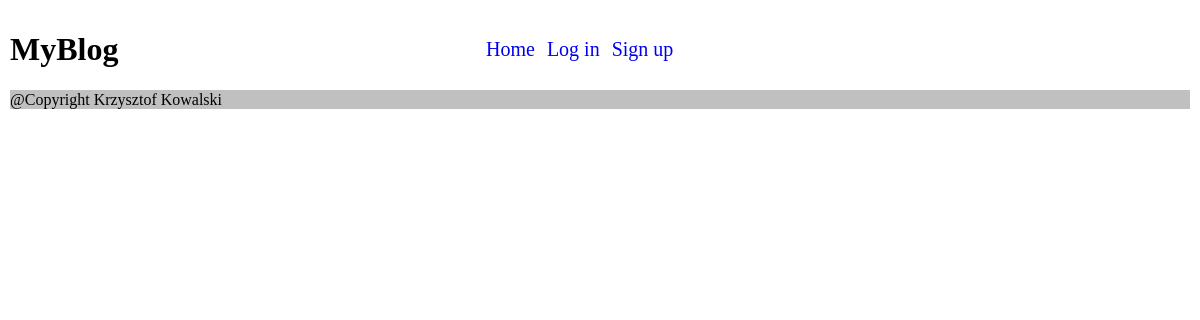
/myblog/, run on an earlier commit of the app's database.
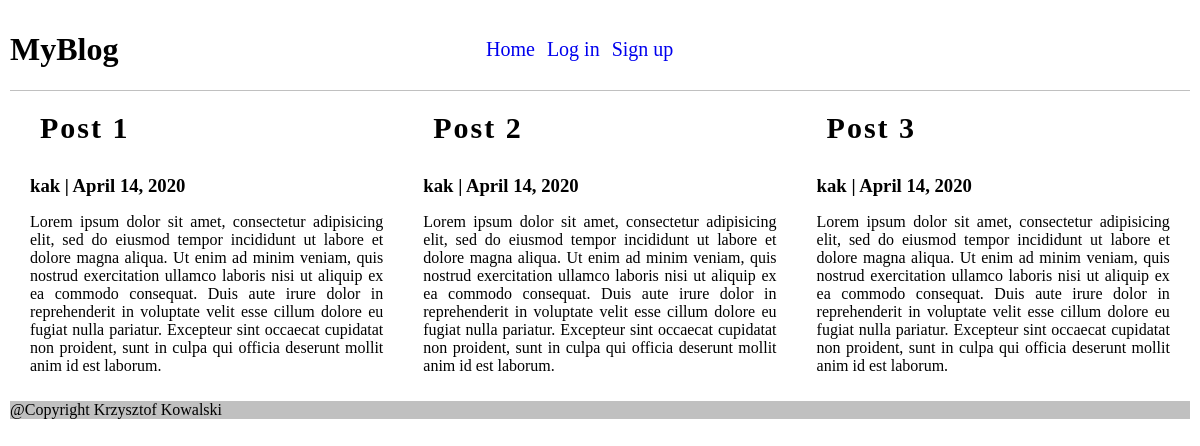
And on a later commit of the database.
### myblog/models.py (models this page shows, shortened)
class Post(models.Model):
    author = models.ForeignKey(User, on_delete=models.CASCADE)
    title = models.CharField(max_length=100)
    content = models.TextField()
    publish_date = models.DateTimeField(default=timezone.now)

### myblog/views.py (the view)
# urls.py: path('', views.index, name='index'),
def index(request):
    context = {
    'posts': Post.objects.all()
    }
    return render(request, 'myblog/index.html', context)

### myblog/templates/myblog/index.html
{% extends 'myblog/base.html' %}
{% block articles %}
<section class="articles">
  {% for post in posts %}
  <article class="">
    <h2><a href="#">{{post.title}}</a></h2>
    <h3>{{post.author}} | {{post.publish_date|date:"F d, Y"}}</h3>
    <p>{{post.content}}</p>
  </article>
  {% endfor %}
</section>
{% endblock %}

### myblog/templates/myblog/base.html (shortened to what this page needs)
{% load static %}
<!DOCTYPE html>
<html lang="en" dir="ltr">
  <head>
    <link rel="stylesheet" href="{% static 'style.css' %}">
  </head>
  <body>
    <header>
      <div class="col-1">
        <h1>MyBlog</h1>
      </div>
      <div class="col-2">
        <a href="{% url 'index' %}">Home</a>
        <a href="{% url 'login' %}">Log in</a>
        <a href="{% url 'register' %}">Sign up</a>
      </div>
    </header>
    <section>
      {% block articles %}
      {% endblock %}
    </section>
    <footer>
      @Copyright Krzysztof Kowalski
    </footer>
  </body>
</html>

### myblog/static/style.css (style rules this page uses)
body { margin: 0; padding: 10px; box-sizing: border-box; }
header { display: grid; grid-template-columns: 40% 60%; align-items: center; border-bottom: 1px solid silver; }
header a { margin: 4px; font-size: 20px; text-decoration: none; }
section.articles { display: grid; grid-template-columns: repeat(3, 33.33%); }
article { margin: 10px 20px 10px 20px ; text-align: justify; }
article a { text-decoration: none; color: black; }
article h2 { padding: 10px; margin: 0 0 10px 0; font-size: 30px; letter-spacing: 2px; width: 50%; transition: 0.5s; }
article h3 { margin: 20px 0 0 0; }
footer { background: silver; width: 100%; }

What changed in the data, as far as the page shows it:
added Post: title "Post 1", author "kak", publish_date "April 14, 2020", content "Lorem ipsum dolor sit amet, consectetur adipisicing elit, sed do eiusmod tempor incididunt ut labore et dolore magna aliqua. Ut enim ad minim veniam, quis nostrud exercitation ullamco laboris nisi ut aliquip ex ea commodo consequat. Duis aute irure dolor in reprehenderit in voluptate velit esse cillum dolore eu fugiat nulla pariatur. Excepteur sint occaecat cupidatat non proident, sunt in culpa qui officia deserunt mollit anim id est laborum."
added Post: title "Post 2", author "kak", publish_date "April 14, 2020", content "Lorem ipsum dolor sit amet, consectetur adipisicing elit, sed do eiusmod tempor incididunt ut labore et dolore magna aliqua. Ut enim ad minim veniam, quis nostrud exercitation ullamco laboris nisi ut aliquip ex ea commodo consequat. Duis aute irure dolor in reprehenderit in voluptate velit esse cillum dolore eu fugiat nulla pariatur. Excepteur sint occaecat cupidatat non proident, sunt in culpa qui officia deserunt mollit anim id est laborum."
added Post: title "Post 3", author "kak", publish_date "April 14, 2020", content "Lorem ipsum dolor sit amet, consectetur adipisicing elit, sed do eiusmod tempor incididunt ut labore et dolore magna aliqua. Ut enim ad minim veniam, quis nostrud exercitation ullamco laboris nisi ut aliquip ex ea commodo consequat. Duis aute irure dolor in reprehenderit in voluptate velit esse cillum dolore eu fugiat nulla pariatur. Excepteur sint occaecat cupidatat non proident, sunt in culpa qui officia deserunt mollit anim id est laborum."
